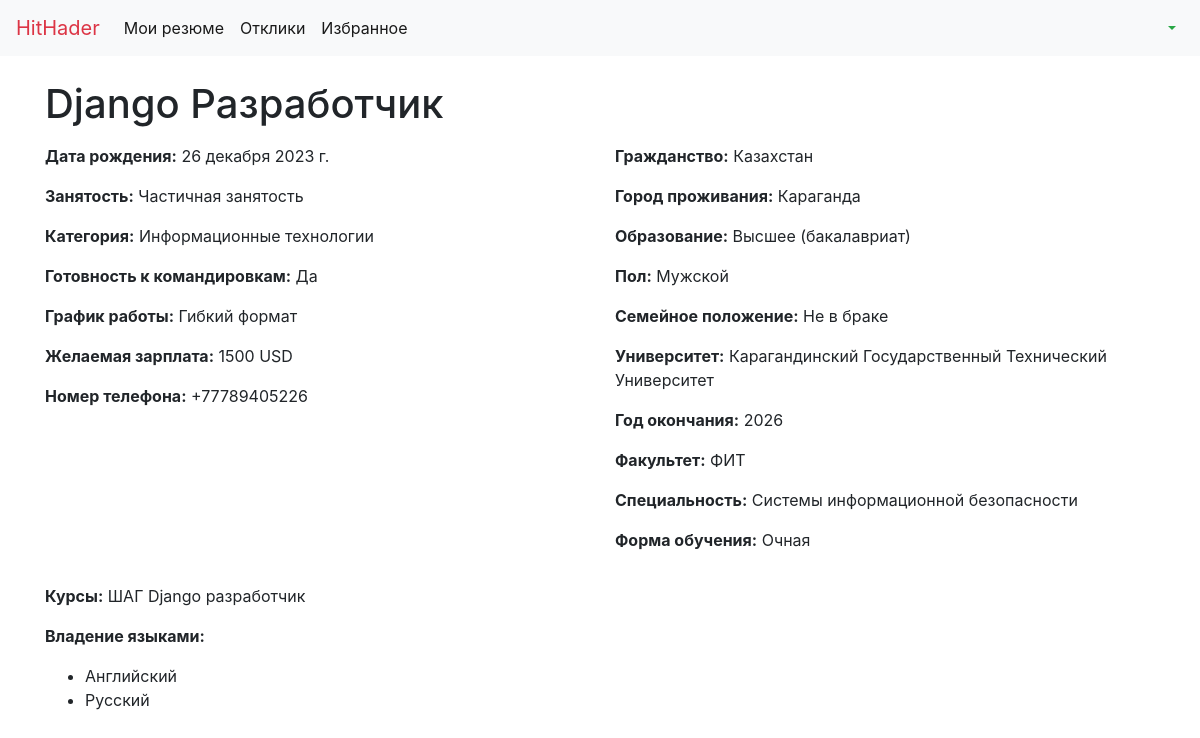
/cv/1/, run on the app's committed database.
### apps/main/models.py (models this page shows, shortened)
class CurriculumVitae(models.Model):
    class EmplymentStatusChoices(models.TextChoices):
        NOT_SELECTED = 'NSL',_('Не выбрано')
        FULL = 'FULL',_('Полная занятость')
        PART = 'PART',_('Частичная занятость')
        VOLUNTEERING = 'VLNT',_('Волонтерство')
    class YesOrNoChoices(models.TextChoices):
        NOT_SELECTED = 'NSL',_('Не выбрано')
        YES = 'YES',_('Да')
        NO = 'NO',_('Нет')
    class ScheduleChoices(models.TextChoices):
        NOT_SELECTED = 'NOTSELECTED',_('Не выбрано')
        FULL_DAY = 'FULL_DAY',_('Полный день')
        FLEX = 'FLEX',_('Гибкий формат')
        TWOXTWO = '2x2',_('2/2')
        HALF_TIME = 'HALFTIME',_('Половина ставки')
        REMOTE = 'REMOTE',_('Удаленная работа')
        HYBRID = 'HYBRID',_('Гибридный формат')
    class CurrencyChoices(models.TextChoices):
        NOT_SELECTED = 'NOTSELECTED',_('Не выбрано')
        KZT = 'KZT',_('Тенге')
        RUB = 'RUB',_('Рубли')
        USD = 'USD',_('Доллары')
        EUR = 'EUR',_('Евро')
        CAD = 'CAD',_('Канадский доллар')
        GBP = 'GBP',_('Британский фунт')
        CNH = 'CNH',_('Китайский юань')
    class CitizenChoices(models.TextChoices):
        NOT_SELECTED = 'NTS',_('Не выбрано')
        KAZAKHSTAN = 'KZ',_('Казахстан')
        RUSSIA = 'RU',_('Российская Федерация')
        BELARUS = 'BEL',_('Беларусь')
        UKRAINE = 'UA',_('Украина')
        UZBEKISTAN = 'UZB',_('Узбекистан')
        GRUZIA = 'GRX',_('Грузия')
        CHINA = 'CHN',_('Китай')
        AZERBAIJAN = 'AZB',_('Азербайджан')
        ARMENIA = 'ARM',_('Армения')
        KYRGYZSTAN = 'KRG',_('Кыргызстан')
        USA = 'USA',_('Соединенные Штаты Америки')
        CANADA = 'CND',_('Канада')
        POLAND = 'PL',_('Польша')
        CHECH_REPUBLIC = 'CZR',_('Чехия')
        GREECE = 'GRC',_('Греция')
        GERMANY = 'GRM',_('Германия')
        ITALY = 'ITL',_('Италия')
        GREAT_BRITAIN = 'GBT',_('Великобритания')
        FRANCE = 'FRN',_('Франция')
        SWEDEN = 'SWD',_('Швеция')
        SWITZERLAND = 'SWZ',_('Швейцария')
        NETHERLANDS = 'NTL',_('Нидерланды')
    class EducationChoices(models.TextChoices):
        MEDIUM= 'MDM',_('Среднее профессиональное образование')
        HIGH_BACHELOR = 'HBC',_('Высшее (бакалавриат)')
        HIGH_MAGISTR = 'HMG',_('Высшее (магистратура)')
        HIGH_PHD = 'HPH',_('Высшее (докторантура)')
        NONE = 'NON',_('Нет')
    class GenderChoices(models.TextChoices):
        NOT_SELECTED = 'N',_('Не выбрано')
        MAN = 'M',_("Мужской")
        WOMAN = 'W',_('Женский')
    class FamilyStatusChoices(models.TextChoices):
        NOT_SELECTED = 'N',_('Не выбрано')
        SINGLE = 'S',_('Не в браке')
        MARRIAGE ='M',_('В браке')
        MARRIAGE_AND_CHILDREN = 'MH',_('В браке (есть дети)')
        COUPLE = 'CP',_('В отношениях')
    class EducationFormChoices(models.TextChoices):
        FULL_TIME = 'FT',_('Очная')
        PART_TIME = 'PT',_('Очно-заочная')
        DISTANCE_LEARNING = 'DL',_('Заочная')
    user = models.ForeignKey(
        verbose_name='пользователь',
        to=CustomUser,
        on_delete=models.PROTECT,
        related_name='cv',
    )
    title = models.CharField(
        verbose_name='название профессии',
        max_length=255,
        null=True,
        blank=True
    )
    birth_date = models.DateField(
        verbose_name='дата рождения',
        auto_now_add = True
    )
    employment_status = models.CharField(
        verbose_name='занятость',
        choices=EmplymentStatusChoices.choices,
        default=EmplymentStatusChoices.FULL,
        max_length=4
    )
    category = models.ForeignKey(
        verbose_name='категория',
        to = CategoryChoices,
        on_delete = models.CASCADE,
        null = True,
        blank =True
    )
    business_trip_readiness = models.CharField(
        verbose_name='готовность к командировкам',
        choices=YesOrNoChoices.choices,
        default=YesOrNoChoices.NOT_SELECTED,
        max_length=3
    )
    schedule = models.CharField(
        verbose_name='график работы',
        choices=ScheduleChoices.choices,
        default=ScheduleChoices.NOT_SELECTED,
        max_length=12
    )
    desired_salary = models.PositiveIntegerField(
        verbose_name='желаемая зарплата',
        default=100
    )
    currency = models.CharField(
        verbose_name='валюта',
        choices=CurrencyChoices.choices,
        default=CurrencyChoices.NOT_SELECTED,
        max_length=12
    )
    phone_number = models.CharField(
        verbose_name='номер телефона',
        max_length=100,
        default=None
    )
    job_email = models.EmailField(
        verbose_name='почта для связи',
        null=True,
        blank=True
    )
    citizenship = models.CharField(
        verbose_name='гражданство',
        choices=CitizenChoices.choices,
        default=CitizenChoices.NOT_SELECTED,
        max_length=3
    )
    living_place = models.CharField(
        verbose_name='город проживания',
        max_length=150,
        default='Караганда'
    )
    education = models.CharField(
        verbose_name='образование',
        max_length=3,
        choices=EducationChoices.choices,
        default=EducationChoices.NONE
    )
    gender = models.CharField(
        verbose_name='пол',
        max_length=1,
        choices=GenderChoices.choices,
        default=GenderChoices.NOT_SELECTED
    )
    family_status = models.CharField(
        verbose_name='семейное положение',
        max_length=2,
        choices=FamilyStatusChoices.choices,
        default=FamilyStatusChoices.NOT_SELECTED
    )
    university = models.CharField(
        verbose_name='университет',
        max_length=255,
        null=True,
        blank=True
    )
    university_graduate_year = models.PositiveSmallIntegerField(
        verbose_name='год окончания',
        validators=[
            MinValueValidator(1970),
            MaxValueValidator(2030)
        ],
        default=2006
    )
    faculty = models.CharField(
        verbose_name='факультет',
        max_length=150,
        null=True,
        blank=True
    )
    speciality = models.CharField(
        verbose_name='специальность',
        max_length=150,
        null=True,
        blank=True
    )
    education_form = models.CharField(
        verbose_name='форма обучения',
        max_length=2,
        choices=EducationFormChoices.choices,
        default=EducationFormChoices.FULL_TIME
    )
    photo = models.ImageField(
        verbose_name='фото',
        upload_to=f'cv/',
        null=True,
        blank=True
    )
    coursess = models.TextField(
        verbose_name='курсы',
        null=True,
        blank=True,
        help_text='Напишите о курсах, которые проходили(необязательно)'
    )
    languages = models.ManyToManyField(
        verbose_name='владение языками',
        to=Language
    )
    class Meta:
        verbose_name = 'резюме'
        verbose_name_plural = 'резюме'
        ordering = ('-id',)

class CategoryChoices(models.Model):
        title = models.CharField(
            verbose_name ='категория',
            max_length=100,
            unique = True
        )
        slug = AutoSlugField(
        populate_from='title',
        unique=True,
        editable=True,
        verbose_name='слаг'
        )
        def __str__(self) -> Any:
            return self.title
        class Meta:
            verbose_name= 'категория'
            verbose_name_plural = 'категории'
            ordering = ('-id',)

class Language(models.Model):
    title = models.CharField(
        verbose_name='язык',
        max_length=100,
        unique=True
    )
    slug = AutoSlugField(
        populate_from='title',
        unique=True,
        editable=True,
        verbose_name='Slug'
    )
    def __str__(self) -> str:
        return self.title
    class Meta:
        verbose_name = 'язык'
        verbose_name_plural = 'языки'
        ordering = ('title',)

### apps/frontend/views.py (the view)
# urls.py: path('cv/<int:pk>/',CVDetailView.as_view(),name='cv_detail'),
class CVDetailView(View):
    template_name = 'cv_detail.html'
    def get(self,request,pk):
        user = get_user_model_custom(request)
        cv = CurriculumVitae.objects.get(id=pk)
        return render(
            request=request,
            template_name=self.template_name,
            context={
                'user':user,
                'cv':cv
            }
        )

### apps/frontend/services.py (called while the page is built)
def get_user_model_custom(request:HttpRequest)->HttpResponse:
    jwt_token = request.COOKIES.get('jwt')
    try:
        payload = jwt.decode(jwt_token, settings.JWT_SECRET_KEY, algorithms=['HS256'])
        user_id = payload['id']
    except jwt.ExpiredSignatureError:
        return HttpResponseBadRequest('Token has expired')
    except jwt.InvalidTokenError:
        return HttpResponseBadRequest('Invalid token')
    User = get_user_model()
    user = User.objects.get(pk=user_id)
    return user

### apps/frontend/templates/cv_detail.html (shortened to what this page needs)
<!DOCTYPE html>
<html lang="en">
<head>
    <link rel="stylesheet" href="https://stackpath.bootstrapcdn.com/bootstrap/4.5.2/css/bootstrap.min.css">
</head>
<body>
    <nav class="navbar navbar-expand-lg navbar-light bg-light">
        <a class="navbar-brand text-danger" href="http://localhost:8000/main-page/">HitHader</a>
        <div class="collapse navbar-collapse" id="navbarNav">
            <ul class="navbar-nav">
                <li class="nav-item active">
                    <a class="nav-link" href="#">Мои резюме</a>
                </li>
                <li class="nav-item active">
                    <a class="nav-link" href="#">Отклики</a>
                </li>
                <li class="nav-item active">
                    <a class="nav-link" href="#">Избранное</a>
                </li>
            </ul>
            <ul class="navbar-nav ml-auto">
                <li class="nav-item dropdown">
                    <a class="nav-link dropdown-toggle text-success font-weight-bold" href="#" id="navbarDropdown"
                        role="button" data-toggle="dropdown" aria-haspopup="true" aria-expanded="false">
                    </a>
                </li>
            </ul>
        </div>
    </nav>
    <div class="container mt-4">
        <h1>{{ cv.title }}</h1>
        <div class="row mt-3">
            <div class="col-md-6">
                {% if cv.birth_date %}
                    <p><strong>Дата рождения:</strong> {{ cv.birth_date }}</p>
                {% endif %}
                {% if cv.employment_status %}
                    <p><strong>Занятость:</strong> {{ cv.get_employment_status_display }}</p>
                {% endif %}
                {% if cv.category %}
                    <p><strong>Категория:</strong> {{ cv.category }}</p>
                {% endif %}
                {% if cv.business_trip_readiness %}
                    <p><strong>Готовность к командировкам:</strong> {{ cv.get_business_trip_readiness_display }}</p>
                {% endif %}
                {% if cv.schedule %}
                    <p><strong>График работы:</strong> {{ cv.get_schedule_display }}</p>
                {% endif %}
                {% if cv.desired_salary %}
                    <p><strong>Желаемая зарплата:</strong> {{ cv.desired_salary }} {{ cv.currency }}</p>
                {% endif %}
                {% if cv.phone_number %}
                    <p><strong>Номер телефона:</strong> {{ cv.phone_number }}</p>
                {% endif %}
            </div>
            <div class="col-md-6">
                {% if cv.citizenship %}
                    <p><strong>Гражданство:</strong> {{ cv.get_citizenship_display }}</p>
                {% endif %}
                {% if cv.living_place %}
                    <p><strong>Город проживания:</strong> {{ cv.living_place }}</p>
                {% endif %}
                {% if cv.education %}
                    <p><strong>Образование:</strong> {{ cv.get_education_display }}</p>
                {% endif %}
                {% if cv.gender %}
                    <p><strong>Пол:</strong> {{ cv.get_gender_display }}</p>
                {% endif %}
                {% if cv.family_status %}
                    <p><strong>Семейное положение:</strong> {{ cv.get_family_status_display }}</p>
                {% endif %}
                {% if cv.university %}
                    <p><strong>Университет:</strong> {{ cv.university }}</p>
                {% endif %}
                {% if cv.university_graduate_year %}
                    <p><strong>Год окончания:</strong> {{ cv.university_graduate_year }}</p>
                {% endif %}
                {% if cv.faculty %}
                    <p><strong>Факультет:</strong> {{ cv.faculty }}</p>
                {% endif %}
                {% if cv.speciality %}
                    <p><strong>Специальность:</strong> {{ cv.speciality }}</p>
                {% endif %}
                {% if cv.education_form %}
                    <p><strong>Форма обучения:</strong> {{ cv.get_education_form_display }}</p>
                {% endif %}
            </div>
        </div>
        {% if cv.coursess %}
            <div class="mt-3">
                <p><strong>Курсы:</strong> {{ cv.coursess }}</p>
            </div>
        {% endif %}
        {% if cv.languages.exists %}
            <div class="mt-3">
                <p><strong>Владение языками:</strong></p>
                <ul>
                    {% for language in cv.languages.all %}
                        <li>{{ language }}</li>
                    {% endfor %}
                </ul>
            </div>
        {% endif %}
    </div>
</body>
</html>

### data on the page
CurriculumVitae: title "Django Разработчик", birth_date "26 декабря 2023 г.", employment_status "Частичная занятость", category "Информационные технологии", business_trip_readiness "Да", schedule "Гибкий формат", desired_salary "1500", currency "USD", phone_number "+77789405226", citizenship "Казахстан", living_place "Караганда", education "Высшее (бакалавриат)", gender "Мужской", family_status "Не в браке", university "Карагандинский Государственный Технический Университет", university_graduate_year "2026", faculty "ФИТ", speciality "Системы информационной безопасности", education_form "Очная", coursess "ШАГ Django разработчик"
Language: title "Английский"
Language: title "Русский"
